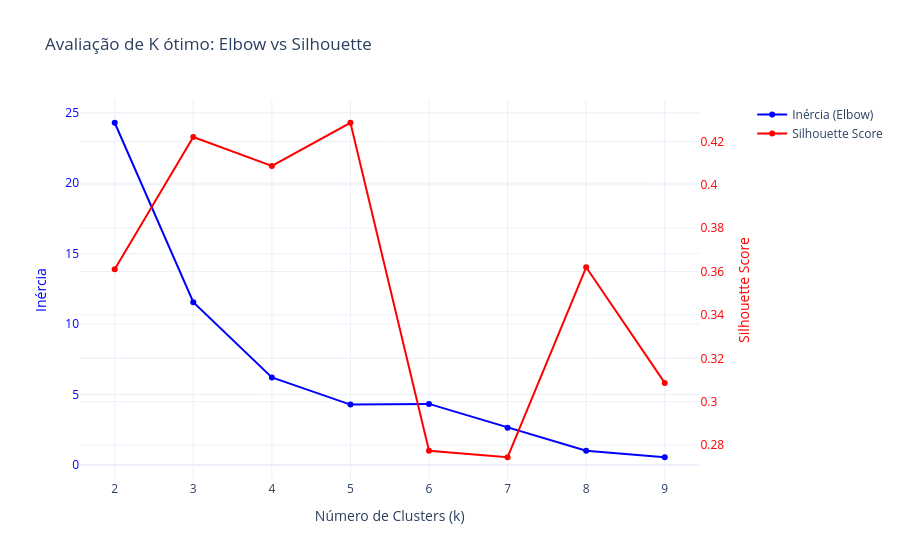

The notebook cell saved with this chart:
### Markdown cell above
## 3B.3 e 3B.4 Método do Cotovelo (Elbow) e Silhouette Score

**Objetivo:** Determinar o número ótimo de clusters ($k$) de forma objetiva e matematicamente fundamentada, evitando escolhas arbitrárias.

**Fundamentação Teórica (Géron, 2022 — Cap. 9 / James et al., 2023 — Cap. 12):**

**Método do Cotovelo (Elbow Method) — WCSS/Inércia:**  
O K-Means minimiza a soma das distâncias quadradas de cada ponto ao centroide do seu cluster (WCSS — Within-Cluster Sum of Squares, ou Inércia):
$$\text{WCSS}(k) = \sum_{j=1}^{k} \sum_{x_i \in C_j} \|x_i - \mu_j\|^2$$
Por definição, a inércia decresce monotonicamente com $k$ (mais clusters sempre reduzem o espalhamento interno). O "cotovelo" é o ponto onde a taxa de redução desacelera abruptamente — a partir dali, adicionar mais clusters gera ganhos marginais decrescentes.

**Silhouette Score:**  
Para cada ponto $i$, o coeficiente de Silhouette é:
$$s(i) = \frac{b(i) - a(i)}{\max(a(i), b(i))}$$
onde $a(i)$ = distância média ao seu próprio cluster e $b(i)$ = distância média ao cluster vizinho mais próximo. O score médio $\bar{s} \in [-1, +1]$:
- Próximo de **+1**: clusters densos e bem separados (ideal)
- Próximo de **0**: ponto na fronteira entre clusters
- Próximo de **-1**: ponto possivelmente no cluster errado

**Vantagem de usar os dois critérios:**  
O Elbow é heurístico e sujeito à interpretação. O Silhouette é matemático e objetivo. Quando os dois concordam no mesmo $k$, a escolha é altamente confiável.

### Code cell
inercia = []
silhouette_scores = []
K_range = range(2, 10)
for k in K_range:
    kmeans = KMeans(n_clusters=k, random_state=42)
    kmeans.fit(X_scaled)
    inercia.append(kmeans.inertia_)
    silhouette_scores.append(silhouette_score(X_scaled, kmeans.labels_))


fig = make_subplots(specs=[[{"secondary_y": True}]])

fig.add_trace(
    go.Scatter(x=list(K_range), y=inercia, name="Inércia (Elbow)", mode="lines+markers", marker=dict(color="blue")),
    secondary_y=False,
)

fig.add_trace(
    go.Scatter(x=list(K_range), y=silhouette_scores, name="Silhouette Score", mode="lines+markers", marker=dict(color="red")),
    secondary_y=True,
)

fig.update_layout(
    title_text="Avaliação de K ótimo: Elbow vs Silhouette",
    xaxis_title="Número de Clusters (k)",
    template="plotly_white"
)
fig.update_yaxes(title_text="Inércia", secondary_y=False, color="blue")
fig.update_yaxes(title_text="Silhouette Score", secondary_y=True, color="red")

fig.write_image('../output/modelos/kmeans_elbow_silhouette.png')
fig.show()

### Figure 1 — Plotly figure (JSON) as saved in the notebook; plotly's stock layout.template omitted (floating-point values rounded to 4 significant figures)
{"data": [{"marker": {"color": "blue"}, "mode": "lines+markers", "name": "Inércia (Elbow)", "type": "scatter", "x": [2, 3, 4, 5, 6, 7, 8, 9], "xaxis": "x", "y": [24.29, 11.55, 6.216, 4.29, 4.339, 2.654, 1.011, 0.5524], "yaxis": "y"}, {"marker": {"color": "red"}, "mode": "lines+markers", "name": "Silhouette Score", "type": "scatter", "x": [2, 3, 4, 5, 6, 7, 8, 9], "xaxis": "x", "y": [0.361, 0.422, 0.4087, 0.4286, 0.2774, 0.2744, 0.362, 0.3087], "yaxis": "y2"}], "layout": {"title": {"text": "Avaliação de K ótimo: Elbow vs Silhouette"}, "xaxis": {"anchor": "y", "domain": [0, 0.94], "title": {"text": "Número de Clusters (k)"}}, "yaxis": {"anchor": "x", "color": "blue", "domain": [0, 1], "title": {"text": "Inércia"}}, "yaxis2": {"anchor": "x", "color": "red", "overlaying": "y", "side": "right", "title": {"text": "Silhouette Score"}}}}
